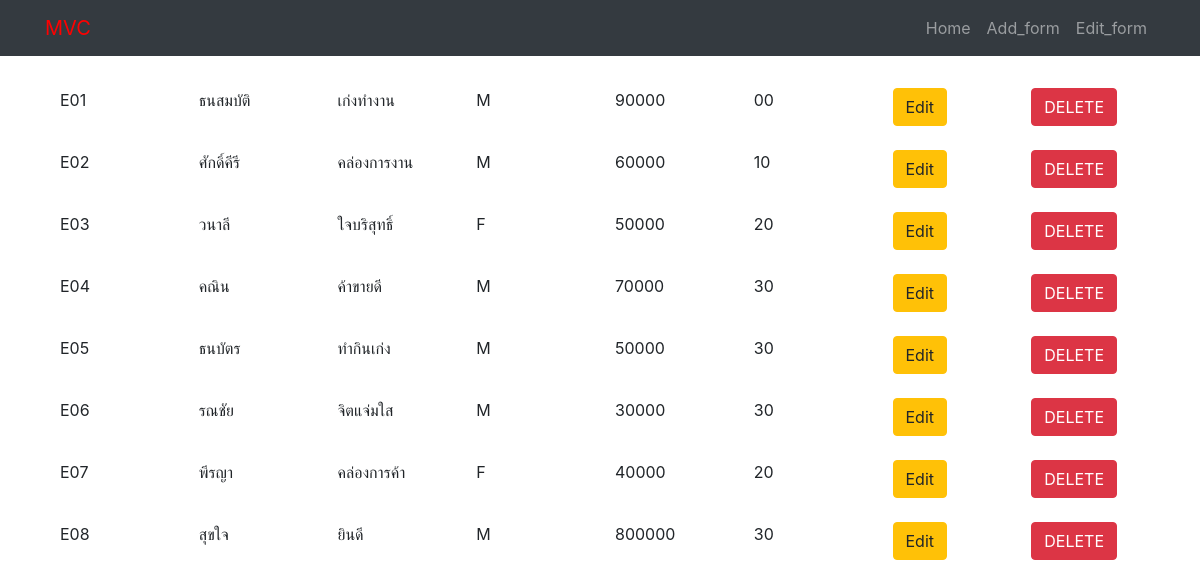
Page /app_mvc/ on the committed database.
### app_mvc/models.py (models this page shows, shortened)
class Employee(models.Model):
	EmpNo = models.CharField(max_length=3, default='',blank=False)
	FName = models.CharField(max_length=20, blank=False)
	LName = models.CharField(max_length=20, blank=False)
	SEX_CHOICES = [('M','Male'), ('F', 'Female')]
	Sex = models.CharField(choices=SEX_CHOICES, max_length=1, blank=True)
	Salary = models.IntegerField(default=0)
	StartDate = models.DateField(blank=True)
	DeptCode = models.ForeignKey(Department, db_column='DeptCode_DeptCode', db_index=True)
	published = models.BooleanField(default=True)

class Department(models.Model):
	DeptCode = models.CharField(max_length=2, blank=False)
	DeptName = models.CharField(max_length=20)
	def __str__(self):
		return self.DeptCode

### app_mvc/views.py (the view)
def home(request):
    employee = Employee.objects.filter(published=True)
    return render(request, 'app_mvc/home.html', { 'employee': employee })

### app_mvc/templates/app_mvc/home.html (shortened to what this page needs)
{% extends 'base.html' %}
{% block body %}
<div class="container">
   {% for e in employee %}
        <div class="container">
           <br>
           <div class="row">
                <div class="col">{{ e.EmpNo }}</div>
                <div class="col">{{ e.FName }}</div>
                <div class="col">{{ e.LName }}</div>
                <div class="col">{{ e.Sex }}</div>
                <div class="col">{{ e.Salary }}</div>
                <div class="col">{{ e.DeptCode }}</div>
                <div class="col"><a href="{% url 'app_mvc:edit-form'  %}">
                   <button type="submit" class="btn btn-warning">Edit </button>
                  </a>
               </div>
               <div class="col"><a href="{% url 'app_mvc:edit-form'  %}">
                     <button type="submit" class="btn btn-danger">DELETE </button>
                    </a>
                 </div>
                <br>
            </div>
        </div>
   {% endfor %}
</div>
{% endblock %}

### app_mvc/templates/base.html (shortened to what this page needs)
<!DOCTYPE html>
<html lang="en">
<head>
    <link rel="stylesheet" href="https://maxcdn.bootstrapcdn.com/bootstrap/4.3.1/css/bootstrap.min.css">
</head>
<body>
    <nav class="navbar navbar-expand-sm bg-dark navbar-dark">
        <div class="container">
        <a class="navbar-brand" href="#" style="color: red">MVC</a>
            <ul class="navbar-nav">
            <li class="nav-item">
                <a class="nav-link" href="{% url 'app_mvc:home' %}">Home</a>
            </li>
            <li class="nav-item">
                <a class="nav-link" href="{% url 'app_mvc:add-form' %}">Add_form</a>
            </li>
            <li class="nav-item">
                <a class="nav-link" href="{% url 'app_mvc:edit-form' %}">Edit_form</a>
            </li>
            </ul>
        </div>
      </nav>
    {% block body %}
    {% endblock %}
    </body>
</html>

### rows in the picture
Employee: EmpNo "E01", FName "ธนสมบัติ", LName "เก่งทำงาน", Sex "M", Salary "90000", DeptCode "00"
Employee: EmpNo "E02", FName "ศักดิ์คีรี", LName "คล่องการงาน", Sex "M", Salary "60000", DeptCode "10"
Employee: EmpNo "E03", FName "วนาลี", LName "ใจบริสุทธิ์", Sex "F", Salary "50000", DeptCode "20"
Employee: EmpNo "E04", FName "คณิน", LName "ค้าขายดี", Sex "M", Salary "70000", DeptCode "30"
Employee: EmpNo "E05", FName "ธนบัตร", LName "ทำกินเก่ง", Sex "M", Salary "50000", DeptCode "30"
Employee: EmpNo "E06", FName "รณชัย", LName "จิตแจ่มใส", Sex "M", Salary "30000", DeptCode "30"
Employee: EmpNo "E07", FName "พีรญา", LName "คล่องการค้า", Sex "F", Salary "40000", DeptCode "20"
Employee: EmpNo "E08", FName "สุขใจ", LName "ยินดี", Sex "M", Salary "800000", DeptCode "30"
